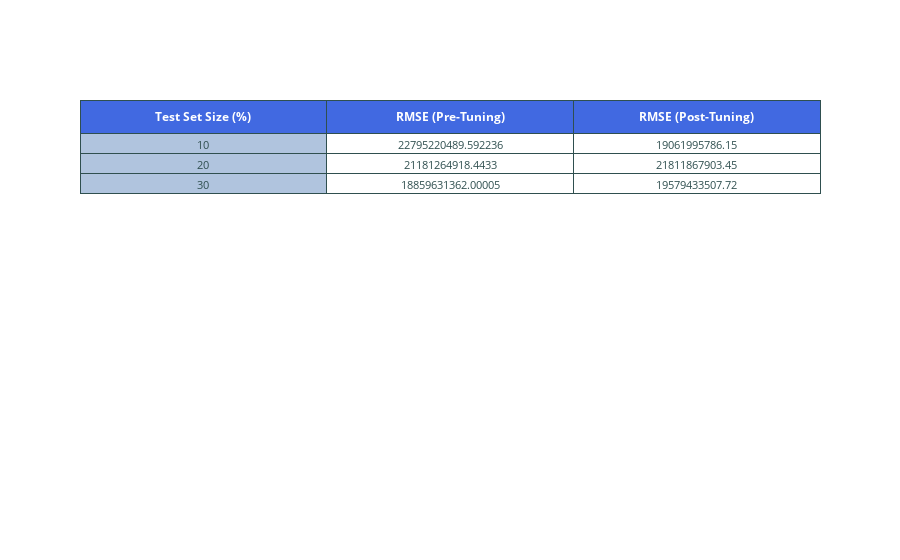
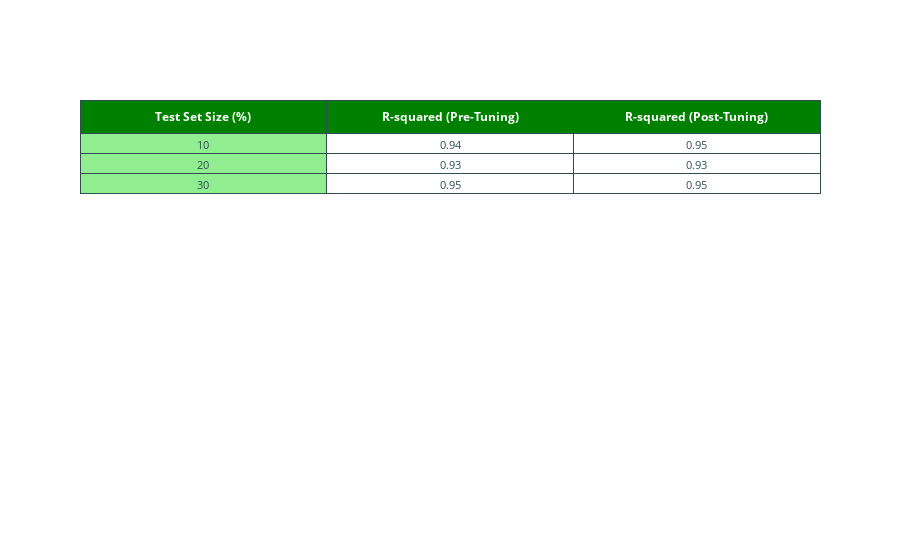
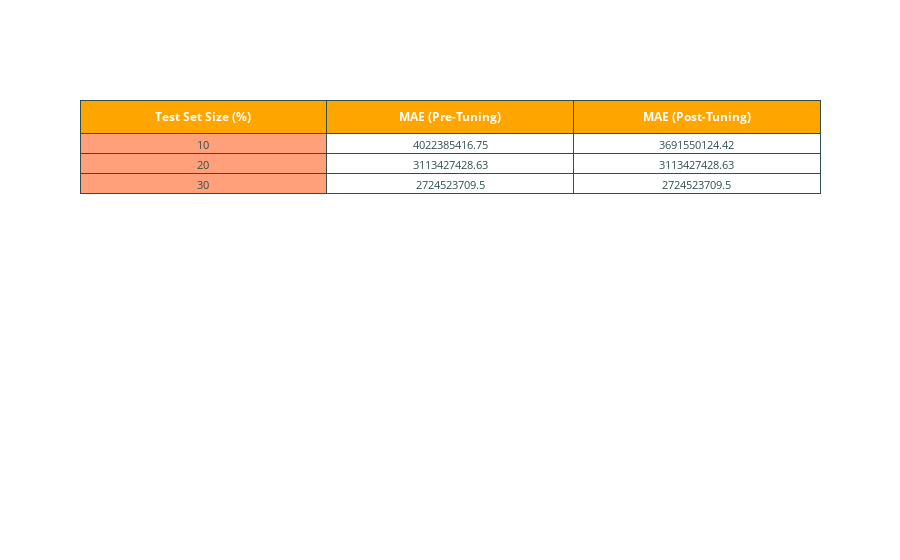

Notebook code for these charts, in order:
### Code cell
import plotly.graph_objects as go

# Define the data
test_set_sizes = [10, 20, 30]
rmse_pre_tuning = [22795220489.592236, 21181264918.4433, 18859631362.00005]
rmse_post_tuning = [19061995786.15, 21811867903.45, 19579433507.72]
r_squared_pre_tuning = [0.94, 0.93, 0.95]
r_squared_post_tuning = [0.95, 0.93, 0.95]
mae_pre_tuning = [4022385416.75, 3113427428.63, 2724523709.50]
mae_post_tuning = [3691550124.42, 3113427428.63, 2724523709.50]

# Create tables
rmse_table = go.Figure(data=[go.Table(
    header=dict(values=['<b>Test Set Size (%)</b>', '<b>RMSE (Pre-Tuning)</b>', '<b>RMSE (Post-Tuning)</b>'],
                line_color='darkslategray',
                fill_color='royalblue',
                align='center',
                font=dict(color='white', size=12)),
    cells=dict(values=[test_set_sizes, rmse_pre_tuning, rmse_post_tuning],
               line_color='darkslategray',
               fill=dict(color=['lightsteelblue', 'white']),
               align='center',
               font=dict(color='darkslategray', size=11)))
])

r_squared_table = go.Figure(data=[go.Table(
    header=dict(values=['<b>Test Set Size (%)</b>', '<b>R-squared (Pre-Tuning)</b>', '<b>R-squared (Post-Tuning)</b>'],
                line_color='darkslategray',
                fill_color='green',
                align='center',
                font=dict(color='white', size=12)),
    cells=dict(values=[test_set_sizes, r_squared_pre_tuning, r_squared_post_tuning],
               line_color='darkslategray',
               fill=dict(color=['lightgreen', 'white']),
               align='center',
               font=dict(color='darkslategray', size=11)))
])

mae_table = go.Figure(data=[go.Table(
    header=dict(values=['<b>Test Set Size (%)</b>', '<b>MAE (Pre-Tuning)</b>', '<b>MAE (Post-Tuning)</b>'],
                line_color='darkslategray',
                fill_color='orange',
                align='center',
                font=dict(color='white', size=12)),
    cells=dict(values=[test_set_sizes, mae_pre_tuning, mae_post_tuning],
               line_color='darkslategray',
               fill=dict(color=['lightsalmon', 'white']),
               align='center',
               font=dict(color='darkslategray', size=11)))
])

# Show the tables
rmse_table.show()
r_squared_table.show()
mae_table.show()

### Figure 1 — Plotly figure (JSON) as saved in the notebook; plotly's stock layout.template omitted (floating-point values rounded to 4 significant figures)
{"data": [{"cells": {"align": "center", "fill": {"color": ["lightsteelblue", "white"]}, "font": {"color": "darkslategray", "size": 11}, "line": {"color": "darkslategray"}, "values": [[10, 20, 30], [22800000000.0, 21180000000.0, 18860000000.0], [19060000000.0, 21810000000.0, 19580000000.0]]}, "header": {"align": "center", "fill": {"color": "royalblue"}, "font": {"color": "white", "size": 12}, "line": {"color": "darkslategray"}, "values": ["<b>Test Set Size (%)</b>", "<b>RMSE (Pre-Tuning)</b>", "<b>RMSE (Post-Tuning)</b>"]}, "type": "table"}], "layout": {}}

### Figure 2 — Plotly figure (JSON) as saved in the notebook; plotly's stock layout.template omitted (floating-point values rounded to 4 significant figures)
{"data": [{"cells": {"align": "center", "fill": {"color": ["lightgreen", "white"]}, "font": {"color": "darkslategray", "size": 11}, "line": {"color": "darkslategray"}, "values": [[10, 20, 30], [0.94, 0.93, 0.95], [0.95, 0.93, 0.95]]}, "header": {"align": "center", "fill": {"color": "green"}, "font": {"color": "white", "size": 12}, "line": {"color": "darkslategray"}, "values": ["<b>Test Set Size (%)</b>", "<b>R-squared (Pre-Tuning)</b>", "<b>R-squared (Post-Tuning)</b>"]}, "type": "table"}], "layout": {}}

### Figure 3 — Plotly figure (JSON) as saved in the notebook; plotly's stock layout.template omitted (floating-point values rounded to 4 significant figures)
{"data": [{"cells": {"align": "center", "fill": {"color": ["lightsalmon", "white"]}, "font": {"color": "darkslategray", "size": 11}, "line": {"color": "darkslategray"}, "values": [[10, 20, 30], [4022000000.0, 3113000000.0, 2725000000.0], [3692000000.0, 3113000000.0, 2725000000.0]]}, "header": {"align": "center", "fill": {"color": "orange"}, "font": {"color": "white", "size": 12}, "line": {"color": "darkslategray"}, "values": ["<b>Test Set Size (%)</b>", "<b>MAE (Pre-Tuning)</b>", "<b>MAE (Post-Tuning)</b>"]}, "type": "table"}], "layout": {}}
